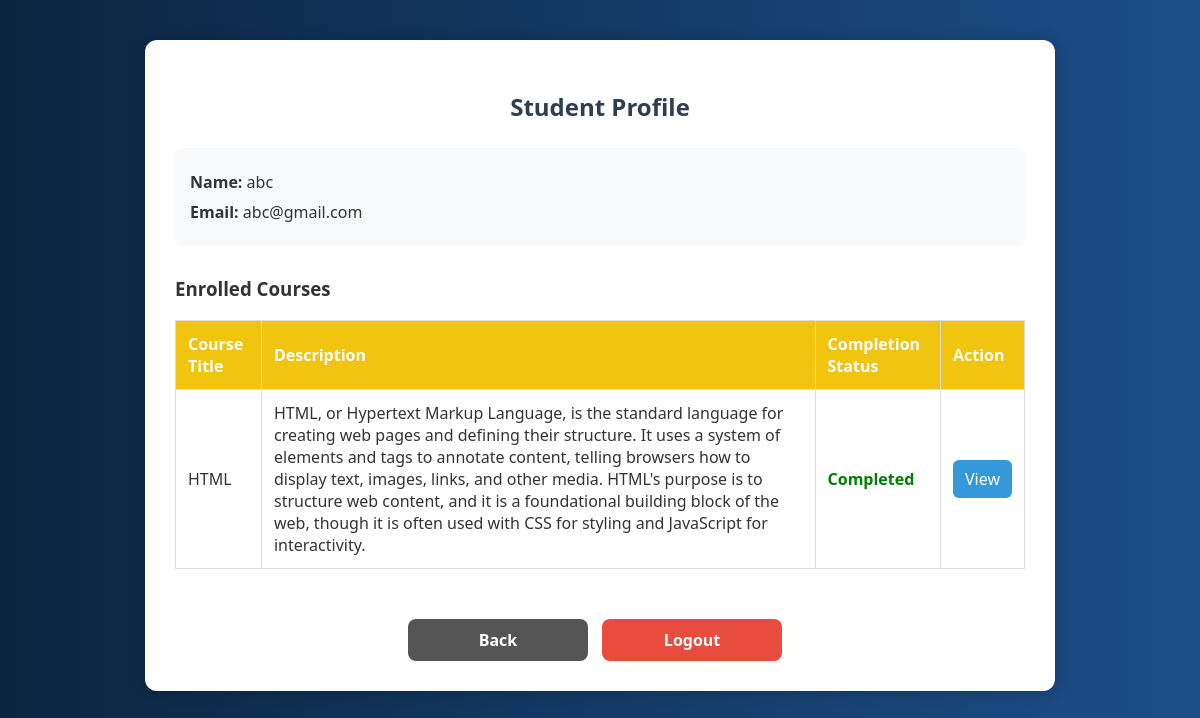
The app's page /profile.php (signed in) with its own data.
### tables this page shows
CREATE TABLE `student` (
  `id` int(11) NOT NULL,
  `email` varchar(255) NOT NULL,
  `password` varchar(255) NOT NULL,
  `Name` varchar(244) NOT NULL
);

CREATE TABLE `enrolment` (
  `course_id` int(4) NOT NULL,
  `student_id` int(4) NOT NULL,
  `enrolment_datetime` date NOT NULL,
  `completed_datetime` date NOT NULL
);

CREATE TABLE `course` (
  `id` int(11) NOT NULL,
  `Title` varchar(255) NOT NULL,
  `description` varchar(1000) NOT NULL,
  `price` decimal(5,0) NOT NULL
);

### profile.php (the view, shortened to what this page needs)
<?php
$conn = new mysqli("localhost", "root", "", "e-learning");
if (isset($_SESSION['student_id'])) {
    $student_id = (int) $_SESSION['student_id'];
} else {
    $email = $_SESSION['email'];
    $stmt = $conn->prepare("SELECT id FROM student WHERE email = ?");
    $stmt->bind_param("s", $email);
    $stmt->execute();
    $result = $stmt->get_result();
    if ($result->num_rows > 0) {
        $student_id = $result->fetch_assoc()['id'];
    } else {
        header("Location: login.html");
        exit();
    }
}
$student_query = $conn->prepare("SELECT name, email FROM student WHERE id = ?");
$student_query->bind_param("i", $student_id);
$student_query->execute();
$student = $student_query->get_result()->fetch_assoc();
$course_query = $conn->prepare("
    SELECT c.id, c.Title, c.description, e.completed_datetime
    FROM enrolment e
    JOIN course c ON e.course_id = c.id
    WHERE e.student_id = ?
    ORDER BY e.enrolment_datetime DESC
");
$course_query->bind_param("i", $student_id);
$course_query->execute();
$courses = $course_query->get_result();
?>
<!DOCTYPE html>
<html lang="en">
<head>
</head>
<body>
<div class="profile-container">
  <h2>Student Profile</h2>
  <div class="info">
    <p><strong>Name:</strong> <?= htmlspecialchars($student['name'] ?? 'Not found') ?></p>
    <p><strong>Email:</strong> <?= htmlspecialchars($student['email'] ?? 'Not found') ?></p>
  </div>
  <h3>Enrolled Courses</h3>
  <?php if ($courses && $courses->num_rows > 0): ?>
  <table>
    <tr>
      <th>Course Title</th>
      <th>Description</th>
      <th>Completion Status</th>
      <th>Action</th>
    </tr>
    <?php while ($c = $courses->fetch_assoc()): ?>
      <?php
        $is_completed = ($c['completed_datetime'] && $c['completed_datetime'] != '0000-00-00 00:00:00');
      ?>
      <tr>
        <td><?= htmlspecialchars($c['Title']) ?></td>
        <td><?= htmlspecialchars($c['description']) ?></td>
        <td>
          <?php if ($is_completed): ?>
            <span class="completed">Completed</span>
          <?php else: ?>
            <span class="not-completed">In Progress</span>
          <?php endif; ?>
        </td>
        <td><a class="view-btn" href="study_material.php?course_id=<?= urlencode($c['id']) ?>">View</a></td>
      </tr>
    <?php endwhile; ?>
  </table>
  <?php else: ?>
    <p style="text-align:center; color:#888;">No courses enrolled yet.</p>
  <?php endif; ?>
  <div class="btn-container">
    <a href="courses.php" class="back-btn">Back</a>
    <a href="logout.php" class="logout">Logout</a>
  </div>
</div>
</body>
</html>

### profile.php (style rules this page uses)
body { font-family: 'Segoe UI', sans-serif; background: linear-gradient(to right, #0a2540, #1d4e89); margin: 0; color: #333; display: flex; justify-content: center; align-items: flex-start; min-height: 100vh; padding-top: 40px; }
.profile-container { background: #fff; padding: 30px; border-radius: 12px; width: 850px; box-shadow: 0 0 15px rgba(0,0,0,0.2); }
h2 { text-align: center; color: #2c3e50; margin-bottom: 25px; }
.info { margin-bottom: 30px; background: #f8f9fa; border-radius: 8px; padding: 15px; }
.info p { margin: 8px 0; font-size: 16px; }
table { width: 100%; border-collapse: collapse; margin-top: 10px; }
th, td { border: 1px solid #ddd; padding: 12px; text-align: left; }
th { background: #f1c40f; color: white; }
.view-btn { background: #3498db; color: white; padding: 8px 12px; text-decoration: none; border-radius: 6px; transition: background 0.3s; }
.logout, .back-btn { display: inline-block; text-align: center; margin-top: 25px; padding: 10px 15px; border-radius: 8px; text-decoration: none; font-weight: bold; width: 150px; margin-right: 10px; color: white; }
.logout { background: #e74c3c; }
.back-btn { background: #555; }
.btn-container { text-align: center; margin-top: 25px; }
.completed { color: green; font-weight: bold; }

### records on screen
student: Name "abc", email "abc@gmail.com"
enrolment: course.Title "HTML", course.description "HTML, or Hypertext Markup Language, is the standard language for creating web pages and defining their structure. It uses a system of elements and tags to annotate content, telling browsers how to display text, images, links, and other media. HTML's purpose is to structure web content, and it is a foundational building block of the web, though it is often used with CSS for styling and JavaScript for interactivity.", completed_datetime "Completed"
